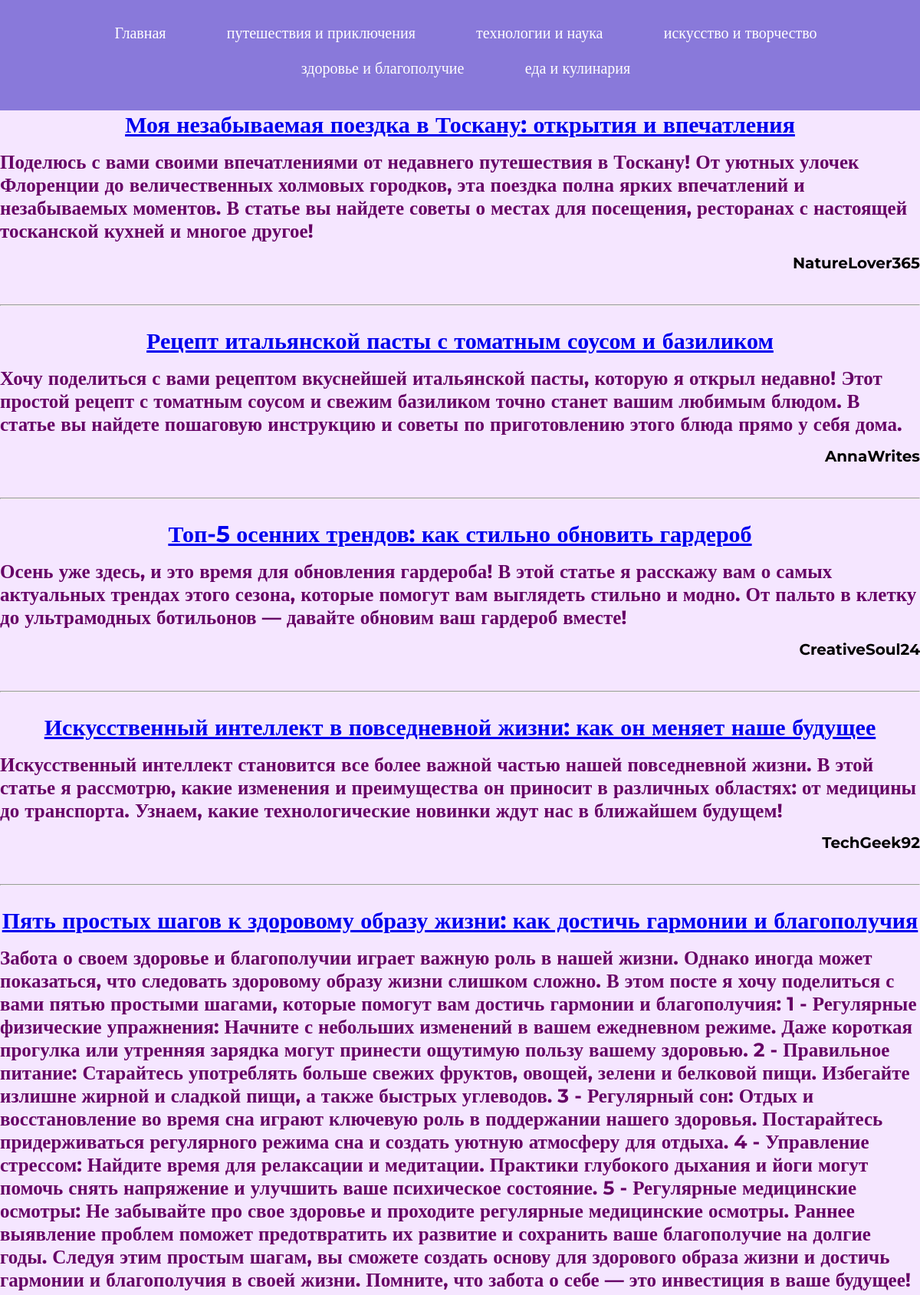
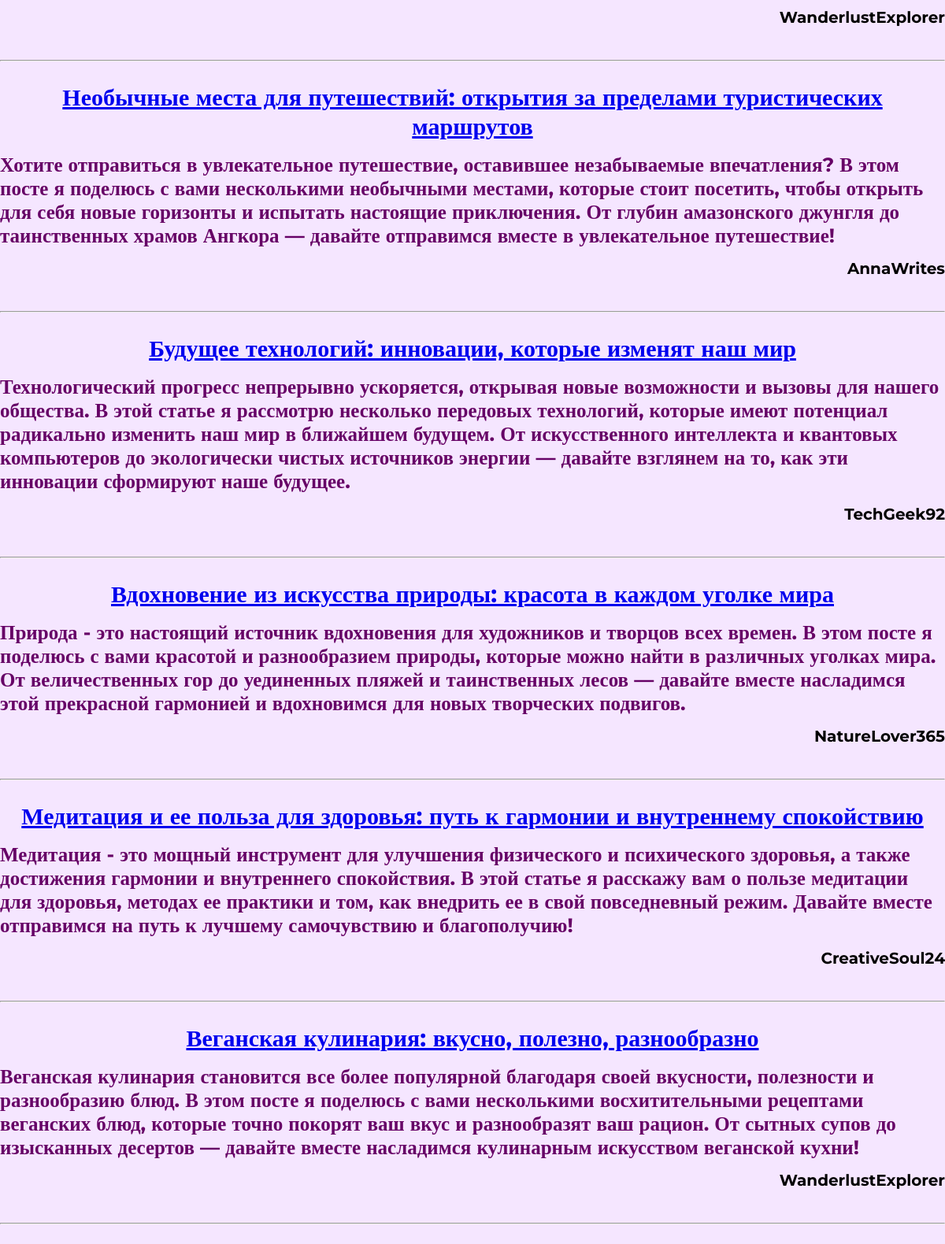
The page / (upper part) on the database its author committed (2 pictures, top to bottom).
### app/models.py (models this page shows, shortened)
class Category(models.Model):
    name = models.CharField(max_length = 50)

class Post(models.Model):
    title = models.CharField(max_length = 150)
    content = models.TextField(default = '')
    category = models.ForeignKey(Category, verbose_name = ("categories"), on_delete=models.PROTECT)
    author = models.ForeignKey(Author, verbose_name = ("authors"), on_delete=models.PROTECT)
    created_at = models.DateTimeField(auto_now_add = True)

class Author(models.Model):
    username = models.CharField(max_length=50)
    age = models.IntegerField()

### app/views.py (the view)
def posts(request):
    category_name = request.GET.get('category_name')
    print(category_name)
    posts = Post.objects.all()
    categories = Category.objects.all()
    if category_name is not None:
        posts = posts.filter(category__name=category_name)
    return render(request, 'app/posts.html', context={'posts': posts, 'categories': categories})

### app/templates/app/posts.html (shortened to what this page needs)
<!DOCTYPE html>
<html lang="en">
<head>
</head>
<body>
<nav>
        <ul>
        <li><a href="/">Главная</a></li>
        {% for category in categories %}
            <li><a href="?category_name={{category.name|lower}}">{{category.name}}</a></li>
        {% endfor %}
        </ul>
</nav>
    {% for post in posts %}
    <b class="section1">
        <div class="post_title">
            <a href="{{post.id}}">{{post.title}}</a>
        </div>
            <div class="post_content">{{post.content}}</div>
            <div class="post_author_username">{{ post.author.username }}</div>
            <br>
                <hr>
    </b>
    {% endfor %}
</body>
</html>

### app/templates/app/posts.html (style rules this page uses)
body { font-family: Montserrat, bold; margin: 0; padding: 0; background-color: #f5e6ff; margin: 0; display: flex; flex-direction: column; min-height: 100vh; }
nav { background-color: #8979da; color: white; text-align: center; padding: 10px; }
ul { list-style-type: none; padding: 0; }
ul li { display: inline-block; margin-right: 30px; font-size: 25px; margin-left: 45px; margin-bottom: 1rem; text-align: center; }
ul li a { color: white; text-decoration: none; font-size: 20px; margin-bottom: 1rem; text-align: center; }
b .post_title { font-size: 30px; margin-bottom: 15px; text-align: center; }
b .post_content { font-size: 25px; margin-bottom: 15px; text-align: left; color: #660066; }
b .post_author_username { font-size: 20px; margin-bottom: 15px; text-align: right; }

### rows shown on the page
Category: name "путешествия и приключения"
Category: name "технологии и наука"
Category: name "искусство и творчество"
Category: name "здоровье и благополучие"
Category: name "еда и кулинария"
Post: title "Моя незабываемая поездка в Тоскану: открытия и впечатления", content "Поделюсь с вами своими впечатлениями от недавнего путешествия в Тоскану! От уютных улочек Флоренции до величественных холмовых городков, эта поездка полна ярких впечатлений и незабываемых моментов. В статье вы найдете советы о местах для посещения, ресторанах с настоящей тосканской кухней и многое другое!", author.username "NatureLover365"
Post: title "Рецепт итальянской пасты с томатным соусом и базиликом", content "Хочу поделиться с вами рецептом вкуснейшей итальянской пасты, которую я открыл недавно! Этот простой рецепт с томатным соусом и свежим базиликом точно станет вашим любимым блюдом. В статье вы найдете пошаговую инструкцию и советы по приготовлению этого блюда прямо у себя дома.", author.username "AnnaWrites"
Post: title "Топ-5 осенних трендов: как стильно обновить гардероб", content "Осень уже здесь, и это время для обновления гардероба! В этой статье я расскажу вам о самых актуальных трендах этого сезона, которые помогут вам выглядеть стильно и модно. От пальто в клетку до ультрамодных ботильонов — давайте обновим ваш гардероб вместе!", author.username "CreativeSoul24"
Post: title "Искусственный интеллект в повседневной жизни: как он меняет наше будущее", content "Искусственный интеллект становится все более важной частью нашей повседневной жизни. В этой статье я рассмотрю, какие изменения и преимущества он приносит в различных областях: от медицины до транспорта. Узнаем, какие технологические новинки ждут нас в ближайшем будущем!", author.username "TechGeek92"
Post: title "Пять простых шагов к здоровому образу жизни: как достичь гармонии и благополучия", content "Забота о своем здоровье и благополучии играет важную роль в нашей жизни. Однако иногда может показаться, что следовать здоровому образу жизни слишком сложно. В этом посте я хочу поделиться с вами пятью простыми шагами, которые помогут вам достичь гармонии и благополучия: 1 - Регулярные физические упражнения: Начните с небольших изменений в вашем ежедневном режиме. Даже короткая прогулка или утренняя зарядка могут принести ощутимую пользу вашему здоровью. 2 - Правильное питание: Старайтесь употреблять больше свежих фруктов, овощей, зелени и белковой пищи. Избегайте излишне жирной и сладкой пищи, а также быстрых углеводов. 3 - Регулярный сон: Отдых и восстановление во время сна играют…", author.username "WanderlustExplorer"
Post: title "Необычные места для путешествий: открытия за пределами туристических маршрутов", content "Хотите отправиться в увлекательное путешествие, оставившее незабываемые впечатления? В этом посте я поделюсь с вами несколькими необычными местами, которые стоит посетить, чтобы открыть для себя новые горизонты и испытать настоящие приключения. От глубин амазонского джунгля до таинственных храмов Ангкора — давайте отправимся вместе в увлекательное путешествие!", author.username "AnnaWrites"
Post: title "Будущее технологий: инновации, которые изменят наш мир", content "Технологический прогресс непрерывно ускоряется, открывая новые возможности и вызовы для нашего общества. В этой статье я рассмотрю несколько передовых технологий, которые имеют потенциал радикально изменить наш мир в ближайшем будущем. От искусственного интеллекта и квантовых компьютеров до экологически чистых источников энергии — давайте взглянем на то, как эти инновации сформируют наше будущее.", author.username "TechGeek92"
Post: title "Вдохновение из искусства природы: красота в каждом уголке мира", content "Природа - это настоящий источник вдохновения для художников и творцов всех времен. В этом посте я поделюсь с вами красотой и разнообразием природы, которые можно найти в различных уголках мира. От величественных гор до уединенных пляжей и таинственных лесов — давайте вместе насладимся этой прекрасной гармонией и вдохновимся для новых творческих подвигов.", author.username "NatureLover365"
Post: title "Медитация и ее польза для здоровья: путь к гармонии и внутреннему спокойствию", content "Медитация - это мощный инструмент для улучшения физического и психического здоровья, а также достижения гармонии и внутреннего спокойствия. В этой статье я расскажу вам о пользе медитации для здоровья, методах ее практики и том, как внедрить ее в свой повседневный режим. Давайте вместе отправимся на путь к лучшему самочувствию и благополучию!", author.username "CreativeSoul24"
Post: title "Веганская кулинария: вкусно, полезно, разнообразно", content "Веганская кулинария становится все более популярной благодаря своей вкусности, полезности и разнообразию блюд. В этом посте я поделюсь с вами несколькими восхитительными рецептами веганских блюд, которые точно покорят ваш вкус и разнообразят ваш рацион. От сытных супов до изысканных десертов — давайте вместе насладимся кулинарным искусством веганской кухни!", author.username "WanderlustExplorer"
